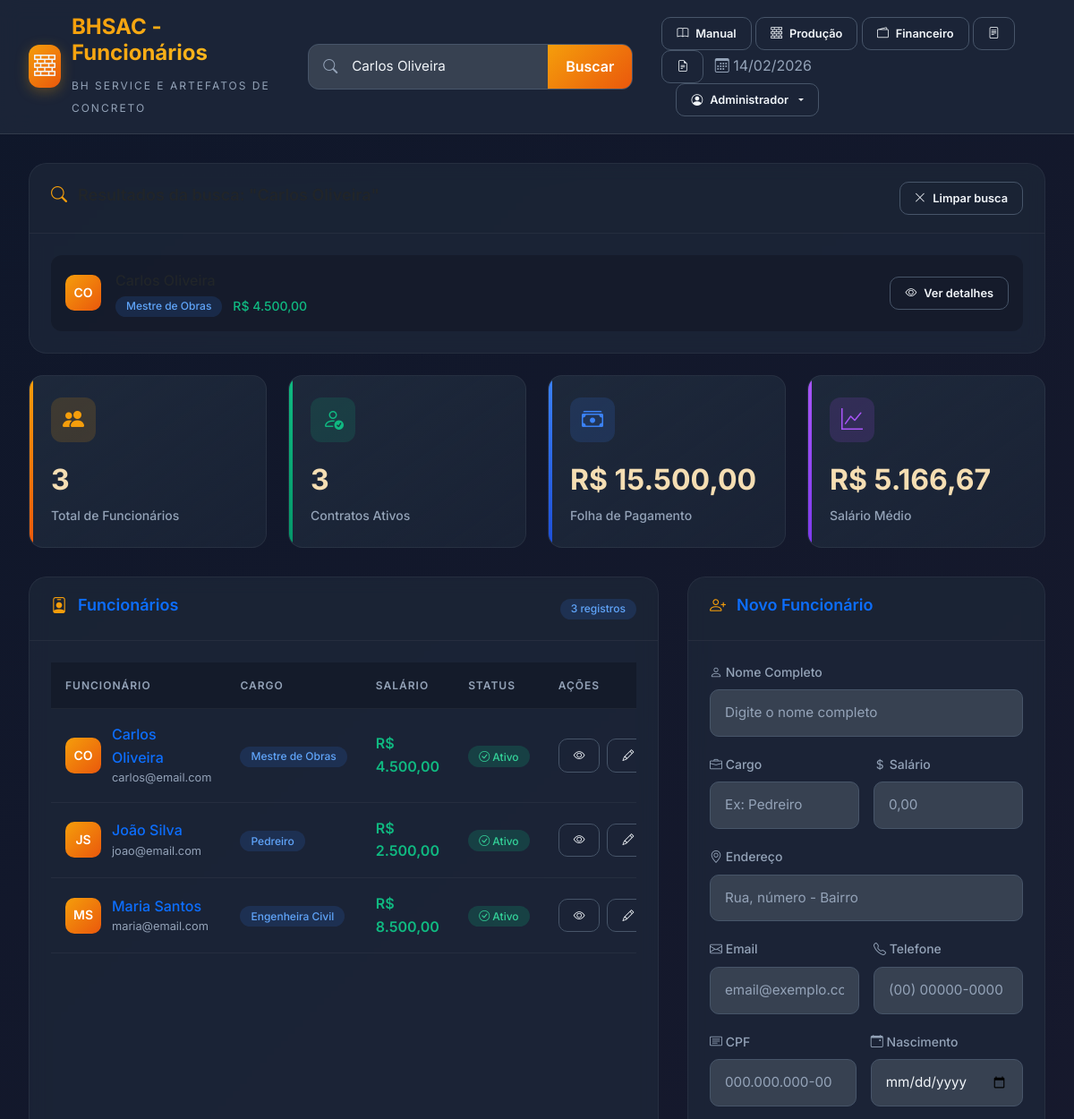
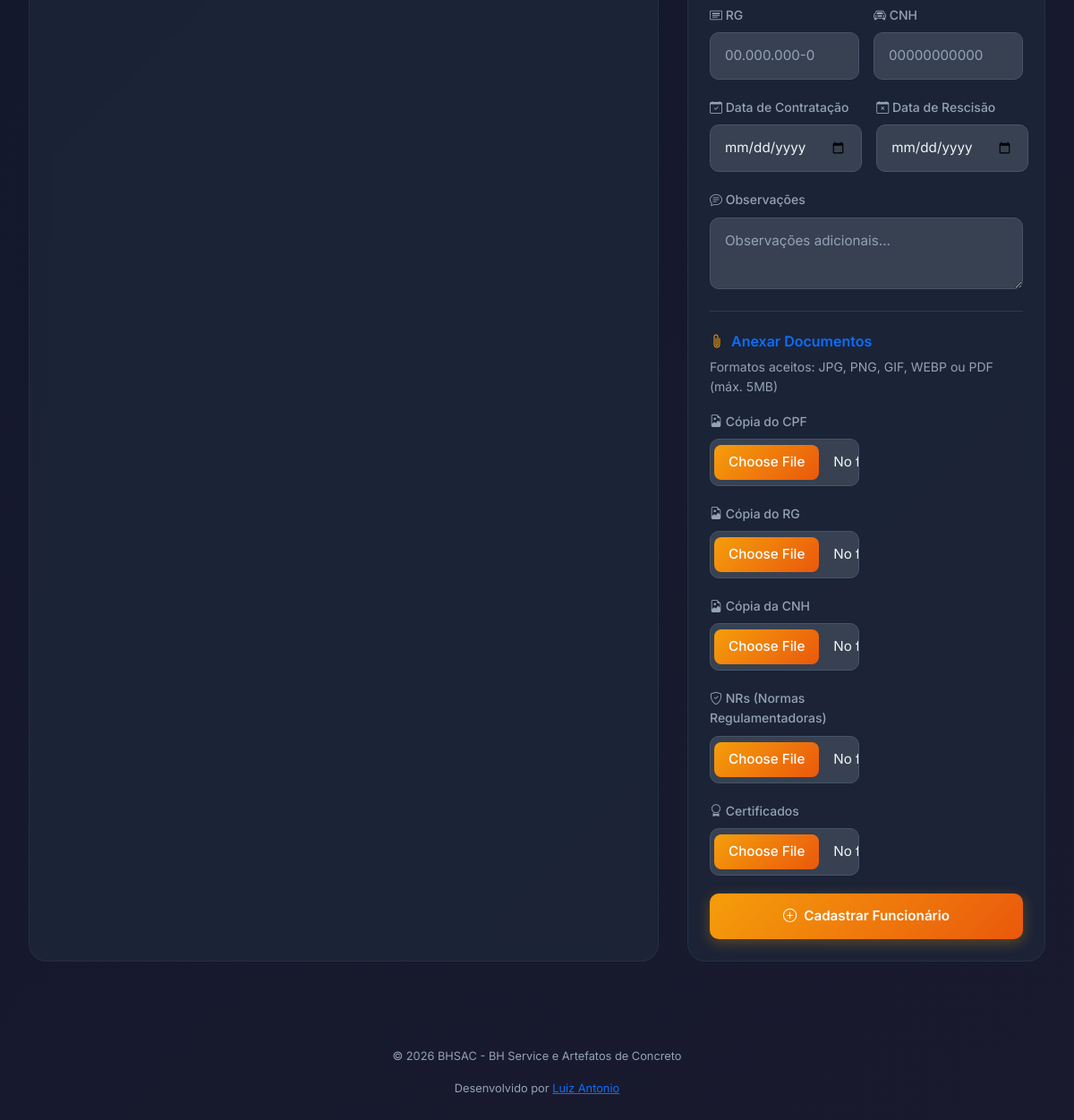
Screenshot of /index.php?busca=Carlos Oliveira (signed in) with the database file from the repository (2 pictures, top to bottom).
### tables this page shows
CREATE TABLE IF NOT EXISTS funcionarios (
    id INT AUTO_INCREMENT PRIMARY KEY,
    nome VARCHAR(100) NOT NULL,
    cargo VARCHAR(50) NOT NULL,
    salario DECIMAL(10, 2) NOT NULL,
    data_nascimento DATE NOT NULL,
    cpf VARCHAR(14) NOT NULL UNIQUE,
    endereco VARCHAR(255) NOT NULL,
    email VARCHAR(100) NOT NULL,
    telefone VARCHAR(20) NOT NULL,
    data_contratacao DATE NULL,
    data_rescisao DATE NULL,
    observacoes TEXT NULL,
    data_cadastro TIMESTAMP DEFAULT CURRENT_TIMESTAMP,
    data_atualizacao TIMESTAMP DEFAULT CURRENT_TIMESTAMP ON UPDATE CURRENT_TIMESTAMP,
    ativo BOOLEAN DEFAULT TRUE
);

### index.php (the view, shortened to what the rows shown need)
<?php
require_once __DIR__ . '/models/FuncionarioDAO.php';
$dao = new FuncionarioDAO();
$resultadoBusca = null;
$termoBusca = '';
if ($_SERVER['REQUEST_METHOD'] === 'GET' && isset($_GET['busca']) && !empty($_GET['busca'])) {
    $termoBusca = trim($_GET['busca']);
    $resultadoBusca = $dao->buscar($termoBusca);
}
$funcionarios = $dao->listarTodos();
?>
<!DOCTYPE html>
<html lang="pt-BR">
<head>
    <link href="https://cdn.jsdelivr.net/npm/bootstrap@5.3.8/dist/css/bootstrap.min.css" rel="stylesheet">
    <link href="https://cdn.jsdelivr.net/npm/bootstrap-icons@1.11.3/font/bootstrap-icons.min.css" rel="stylesheet">
    <link rel="stylesheet" href="css/style.css">
</head>
<body>
    <header class="header no-print">
        <div class="header-content">
            <div class="logo">
                <div class="logo-text">
                    <h1>BHSAC - Funcionários</h1>
                </div>
            </div>
        </div>
    </header>
    <div class="main-container fade-in">
        <?php if ($resultadoBusca !== null): ?>
            <div class="card mb-4 search-results no-print">
                <div class="card-header">
                    <h2><i class="bi bi-search"></i> Resultados da busca: "<?= htmlspecialchars($termoBusca) ?>"</h2>
                </div>
                <div class="card-body">
                    <?php if (count($resultadoBusca) > 0): ?>
                        <div class="search-results-list">
                            <?php foreach ($resultadoBusca as $f): ?>
                                <?php
                                $iniciais = strtoupper(substr($f['nome'], 0, 1));
                                $nomePartes = explode(' ', $f['nome']);
                                if (count($nomePartes) > 1) {
                                    $iniciais .= strtoupper(substr(end($nomePartes), 0, 1));
                                }
                                ?>
                                <div class="search-result-item" onclick="showDetails(<?= $f['id'] ?>)">
                                    <div class="employee-avatar"><?= $iniciais ?></div>
                                    <div class="result-info">
                                        <div class="result-name"><?= htmlspecialchars($f['nome']) ?></div>
                                        <div class="result-meta">
                                            <span class="badge badge-cargo"><?= htmlspecialchars($f['cargo']) ?></span>
                                            <span class="result-salary">R$ <?= number_format($f['salario'], 2, ',', '.') ?></span>
                                        </div>
                                    </div>
                                    <div class="result-actions">
                                        <button class="btn btn-outline btn-sm"
                                            onclick="event.stopPropagation(); showDetails(<?= $f['id'] ?>)">
                                            <i class="bi bi-eye"></i> Ver detalhes
                                        </button>
                                    </div>
                                </div>
                            <?php endforeach; ?>
                        </div>
                    <?php endif; ?>
                </div>
            </div>
        <?php endif; ?>
        <div class="content-grid">
            <div class="card">
                <div class="card-header">
                    <h2 class="text-primary"><i class="bi bi-person-badge"></i> Funcionários</h2>
                </div>
                <div class="card-body">
                    <?php if (count($funcionarios) > 0): ?>
                        <div class="table-container">
                            <table class="employees-table">
                                <thead>
                                    <tr>
                                        <th>Funcionário</th>
                                        <th>Cargo</th>
                                        <th>Salário</th>
                                        <th>Status</th>
                                        <th class="no-print">Ações</th>
                                    </tr>
                                </thead>
                                <tbody>
                                    <?php foreach ($funcionarios as $f): ?>
                                        <?php
                                        $iniciais = strtoupper(substr($f['nome'], 0, 1));
                                        $nomePartes = explode(' ', $f['nome']);
                                        if (count($nomePartes) > 1) {
                                            $iniciais .= strtoupper(substr(end($nomePartes), 0, 1));
                                        }
                                        $contratoAtivo = empty($f['data_rescisao']);
                                        ?>
                                        <tr class="<?= !$contratoAtivo ? 'row-inactive' : '' ?>">
                                            <td>
                                                <div class="employee-info">
                                                    <div class="employee-avatar"><?= $iniciais ?></div>
                                                    <div>
                                                        <div class="employee-name text-primary">
                                                            <?= htmlspecialchars($f['nome']) ?>
                                                        </div>
                                                        <div class="employee-email text-secondary">
                                                            <?= htmlspecialchars($f['email']) ?>
                                                        </div>
                                                    </div>
                                                </div>
                                            </td>
                                            <td><span class="badge badge-cargo"><?= htmlspecialchars($f['cargo']) ?></span></td>
                                            <td class="salary">R$ <?= number_format($f['salario'], 2, ',', '.') ?></td>
                                            <td>
                                                <?php if ($contratoAtivo): ?>
                                                    <span class="badge badge-active"><i class="bi bi-check-circle"></i> Ativo</span>
                                                <?php else: ?>
                                                    <span class="badge badge-inactive"><i class="bi bi-x-circle"></i>
                                                        Desligado</span>
                                                <?php endif; ?>
                                            </td>
                                            <td class="no-print">
                                                <div class="action-buttons">
                                                    <button class="btn btn-outline btn-sm"
                                                        onclick="showDetails(<?= $f['id'] ?>)" title="Ver detalhes">
                                                        <i class="bi bi-eye"></i>
                                                    </button>
                                                    <button class="btn btn-outline btn-sm"
                                                        onclick="editEmployee(<?= $f['id'] ?>)" title="Editar">
                                                        <i class="bi bi-pencil"></i>
                                                    </button>
                                                </div>
                                            </td>
                                        </tr>
                                    <?php endforeach; ?>
                                </tbody>
                            </table>
                        </div>
                    <?php endif; ?>
                </div>
            </div>
            <div class="card no-print">
                <div class="card-header">
                    <h2 class="text-primary"><i class="bi bi-person-plus"></i> Novo Funcionário</h2>
                </div>
            </div>
        </div>
    </div>
</body>
</html>

### rows the page displays
funcionarios: nome "CO", cargo "Mestre de Obras", salario "4.500,00", nome "Carlos Oliveira", email "carlos@email.com", shows "Ativo"
funcionarios: nome "JS", nome "João Silva", email "joao@email.com", cargo "Pedreiro", salario "2.500,00", shows "Ativo"
funcionarios: nome "MS", nome "Maria Santos", email "maria@email.com", cargo "Engenheira Civil", salario "8.500,00", shows "Ativo"

### other values shown
$usuarioLogado['nome'] "Administrador"
count($funcionarios) "3"
$funcionariosAtivos "3"
$totalSalarios "15.500,00"
$mediaSalario "5.166,67"
